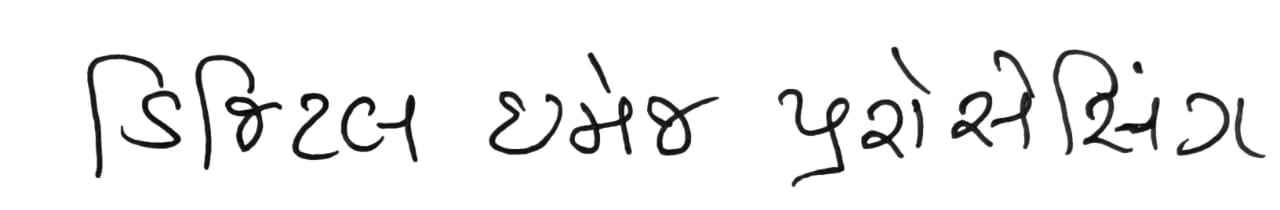
#> input picture Test_Image.jpeg, 1280 x 210 px, found by its file name
$ python test.py
#> lines starting #> are read from the running program, lines starting #| are printed output that depends on the picture; after the words box and inside, x2 and y2 are one past the last pixel; in counts of white or black regions, pixels touching at a corner belong together
import cv2
import numpy as np

def calculate_density(binary_image):
    return np.sum(binary_image) / (binary_image.size * 255)

def calculate_transitions(binary_image):
    horizontal_transitions = np.sum(np.abs(np.diff(binary_image, axis=1))) / 255
    vertical_transitions = np.sum(np.abs(np.diff(binary_image, axis=0))) / 255
    return horizontal_transitions, vertical_transitions

def compute_variation(contours):
    heights = [cv2.boundingRect(contour)[3] for contour in contours]
    widths = [cv2.boundingRect(contour)[2] for contour in contours]
    return np.std(heights), np.std(widths) if heights and widths else (0, 0)

def compute_components(binary_image):
    num_labels, labels, stats, _ = cv2.connectedComponentsWithStats(binary_image)
    sizes = stats[1:, cv2.CC_STAT_AREA]
    return num_labels - 1, np.max(sizes) if sizes.size > 0 else 0

def compute_run_lengths(binary_image):
    max_run_length = 0
    total_run_length = 0
    run_count = 0
    for row in binary_image:
        runs = np.where(row[:-1] != row[1:])[0]  # transition points
        run_lengths = np.diff(runs)  # lengths of runs
        if run_lengths.size > 0:
            max_run_length = max(max_run_length, np.max(run_lengths))
            total_run_length += np.sum(run_lengths)
            run_count += run_lengths.size
    avg_run_length = total_run_length / run_count if run_count > 0 else 0
    return max_run_length, avg_run_length

def calculate_distance_between_hulls(hull1, hull2):
    hull1_points = hull1.reshape(-1, 2)
    hull2_points = hull2.reshape(-1, 2)
    min_dist = np.min([np.linalg.norm(p1 - p2) for p1 in hull1_points for p2 in hull2_points])
    return min_dist

def determine_relative_location(features1, features2):
    if features1['centroid_x'] < features2['centroid_x']:
        return 'left'
    elif features1['centroid_x'] > features2['centroid_x']:
        return 'right'
    elif features1['centroid_y'] < features2['centroid_y']:
        return 'top'
    else:
        return 'bottom'

def extract_state_features(contour, binary_image):
    x, y, w, h = cv2.boundingRect(contour)
    aspect_ratio = w / h
    hull = cv2.convexHull(contour)
    num_points_in_convex_hull = len(hull)

    patch = binary_image[y:y+h, x:x+w]
    density = calculate_density(patch)
    horizontal_transitions, vertical_transitions = calculate_transitions(patch)

    return {
        'x': x,
        'y': y,
        'width': w,
        'height': h,
        'aspect_ratio': aspect_ratio,
        'density': density,
        'horizontal_transitions': horizontal_transitions,
        'vertical_transitions': vertical_transitions,
        'num_points_in_convex_hull': num_points_in_convex_hull,
        'centroid_x': x + w / 2,
        'centroid_y': y + h / 2,
    }

def extract_features_from_image(image_path):
    image = cv2.imread(image_path)
#> image is the input picture: shape (210, 1280, 3); min 0, max 255, mean 240.1
    gray = cv2.cvtColor(image, cv2.COLOR_BGR2GRAY)
    _, binary_image = cv2.threshold(gray, 0, 255, cv2.THRESH_BINARY_INV + cv2.THRESH_OTSU)
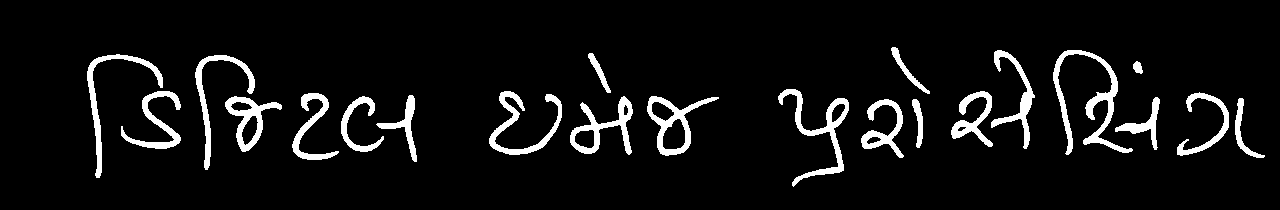
#> binary_image: shape (210, 1280); 6.8% white; 22 white regions

    # Extract global state features
    num_components, max_component_size = compute_components(binary_image)
#> in compute_components, `num_labels, labels, stats, _ = cv2.connectedComponentsWithStats(binary..`:
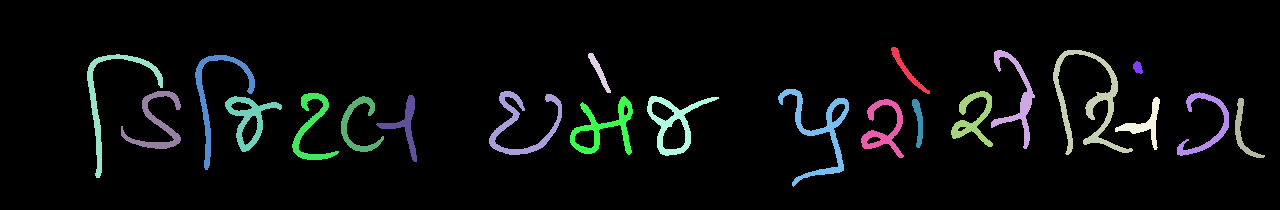
#> labels: shape (210, 1280) int32; 23 distinct labels, from 0 to 22; one colour per label, 0 black
#> in compute_components, `num_labels, labels, stats, _ = cv2.connectedComponentsWithStats(binary..`: num_labels = 23; stats = 23 rows, first 6: [0, 0, 1280, 210, 250655], [891, 47, 39, 47, 311], [991, 50, 44, 99, 971], [1053, 50, 80, 105, 1763], [588, 53, 23, 40, 245], [87, 54, 76, 124, 1099]
#> in compute_components, `sizes = stats[1:, cv2.CC_STAT_AREA]`: sizes = 22 values, max 1763 at index 2, min 90 at index 6, mean 824.8
#> num_components = 22; max_component_size = 1763
    max_run_length, avg_run_length = compute_run_lengths(binary_image)
#> the loop in compute_run_lengths, `for row in binary_image:` made 210 passes
#> (runs, run_lengths, max_run_length, total_run_length, run_count) on passes 48 to 54: ([891, 895], [4], 4, 4, 1), ([890, 897], [7], 7, 11, 2), ([890, 897], [7], 7, 18, 3), ([890, 898, 996, 1001, 1066, 1081], [8, 98, 5, 65, 15], 98, 209, 8), ([891, 898, 994, 1004, 1063, 1085], [7, 96, 10, 59, 22], 98, 403, 13), ([891, 898, 993, 1007, 1062, 1089], [7, 95, 14, 55, 27], 98, 601, 18), ([588, 592, 891, 898, 993, 1008, 1061, 1092], [4, 299, 7, 95, 15, 53, 31], 299, 1105, 25)
#> (run_lengths, max_run_length, total_run_length, run_count) on passes 55 to 59: ([4, 468, 6, 298, 8, 94, 17, 50, 13, 5, 16], 468, 2084, 36), ([21, 86, 13, 361, 6, 299, 7, 94, 18, 48, 8, 17, 12], 468, 3074, 49), ([31, 75, 22, 358, 7, 298, 7, 94, 19, 46, 7, 22, 11], 468, 4071, 62), ([40, 68, 28, 354, 7, 299, 6, 94, 6, 5, 9, 45, 6, 26, 10], 468, 5074, 77), ([45, 63, 32, 353, 7, 299, 6, 93, 5, 9, 8, 42, 6, 29, 9], 468, 6080, 92)
#> after the loop in compute_run_lengths, `for row in binary_image:`: run_count = 4200; total_run_length = 130940
#> in compute_run_lengths, `avg_run_length = total_run_length / run_count if run_count > 0 else 0`: avg_run_length = 31.18
#> max_run_length = 714; avg_run_length = 31.18

    # Find contours/components
    contours, _ = cv2.findContours(binary_image, cv2.RETR_EXTERNAL, cv2.CHAIN_APPROX_SIMPLE)
#> contours = 22 contours; largest, box (x1, y1, x2, y2) and area: (647, 96, 719, 156) 1802, (1053, 50, 1133, 155) 1466, (570, 96, 633, 155) 1335, (225, 96, 282, 152) 1318, (778, 89, 849, 187) 1308
    contours = sorted(contours, key=lambda c: cv2.boundingRect(c)[0])  # Sort contours left-to-right

    # Extract state features for each contour
    state_features = [extract_state_features(c, binary_image) for c in contours]
#> in extract_state_features, `patch = binary_image[y:y+h, x:x+w]`: patch: shape (124, 76); 17.6% white; 3 white regions, box (x1, y1, x2, y2) and area: (0, 0, 76, 124) 1099, (55, 37, 76, 75) 308, (34, 72, 76, 95) 255
#> in extract_state_features, `density = calculate_density(patch)`: density = 0.176
#> in calculate_transitions, `horizontal_transitions = np.sum(np.abs(np.diff(binary_image, axis=1)))..`: horizontal_transitions = 204.7
#> in calculate_transitions, `vertical_transitions = np.sum(np.abs(np.diff(binary_image, axis=0))) /..`: vertical_transitions = 161.6
#> in extract_state_features, `horizontal_transitions, vertical_transitions = calculate_transitions(p..`: horizontal_transitions = 204.7; vertical_transitions = 161.6
#> in extract_state_features (call 2), `patch = binary_image[y:y+h, x:x+w]`: patch: shape (58, 60); 27% white; 1 white region, box (x1, y1, x2, y2) and area: (0, 0, 60, 58) 940
#> in extract_state_features (call 3), `patch = binary_image[y:y+h, x:x+w]`: patch: shape (115, 60); 24.6% white; 2 white regions, box (x1, y1, x2, y2) and area: (0, 0, 60, 115) 1019, (30, 41, 60, 97) 677
#> in extract_state_features (call 4), `patch = binary_image[y:y+h, x:x+w]`: patch: shape (56, 57); 31.6% white; 1 white region, box (x1, y1, x2, y2) and area: (0, 0, 57, 56) 1009
#> in extract_state_features (call 5), `patch = binary_image[y:y+h, x:x+w]`: patch: shape (67, 47); 26.5% white; 1 white region, box (x1, y1, x2, y2) and area: (0, 0, 47, 67) 835
#> in extract_state_features (call 6), `patch = binary_image[y:y+h, x:x+w]`: patch: shape (56, 43); 28.6% white; 2 white regions, box (x1, y1, x2, y2) and area: (0, 0, 43, 56) 653, (35, 27, 43, 33) 36
#> in extract_state_features (call 7), `patch = binary_image[y:y+h, x:x+w]`: patch: shape (67, 41); 23.7% white; 2 white regions, box (x1, y1, x2, y2) and area: (0, 0, 41, 67) 610, (0, 41, 8, 53) 42
#> in extract_state_features (call 8), `patch = binary_image[y:y+h, x:x+w]`: patch: shape (64, 73); 24.9% white; 1 white region, box (x1, y1, x2, y2) and area: (0, 0, 73, 64) 1164
#> in extract_state_features (call 9), `patch = binary_image[y:y+h, x:x+w]`: patch: shape (59, 63); 31.4% white; 1 white region, box (x1, y1, x2, y2) and area: (0, 0, 63, 59) 1167
#> in extract_state_features (call 10), `patch = binary_image[y:y+h, x:x+w]`: patch: shape (40, 23); 26.6% white; 1 white region, box (x1, y1, x2, y2) and area: (0, 0, 23, 40) 245
#> in extract_state_features (call 11), `patch = binary_image[y:y+h, x:x+w]`: patch: shape (60, 72); 26.6% white; 1 white region, box (x1, y1, x2, y2) and area: (0, 0, 72, 60) 1151
#> in extract_state_features (call 12), `x, y, w, h = cv2.boundingRect(contour)`: x = 778; y = 89; w = 71; h = 98
#> in extract_state_features (call 12), `aspect_ratio = w / h`: aspect_ratio = 0.724
#> in extract_state_features (call 12), `patch = binary_image[y:y+h, x:x+w]`:
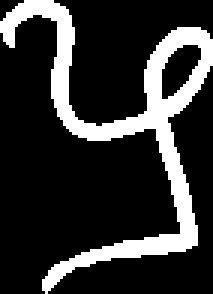
#> patch: shape (98, 71) (shown 3 times larger); 19.8% white; 1 white region, box (x1, y1, x2, y2) and area: (0, 0, 71, 98) 1377
#> in extract_state_features (call 12), `density = calculate_density(patch)`: density = 0.198
#> in extract_state_features (call 12), `horizontal_transitions, vertical_transitions = calculate_transitions(p..`: horizontal_transitions = 160.6; vertical_transitions = 135.6
#> in extract_state_features (call 13), `patch = binary_image[y:y+h, x:x+w]`: patch: shape (59, 43); 34.2% white; 1 white region, box (x1, y1, x2, y2) and area: (0, 0, 43, 59) 867
#> in extract_state_features (call 14), `patch = binary_image[y:y+h, x:x+w]`: patch: shape (47, 39); 17% white; 1 white region, box (x1, y1, x2, y2) and area: (0, 0, 39, 47) 311
#> in extract_state_features (call 16), `patch = binary_image[y:y+h, x:x+w]`: patch: shape (56, 42); 36.8% white; 2 white regions (1 under 20 px), largest, box (x1, y1, x2, y2) and area: (0, 0, 42, 56) 853
#> in extract_state_features (call 17), `patch = binary_image[y:y+h, x:x+w]`: patch: shape (99, 44); 22.8% white; 3 white regions (2 under 20 px), largest, box (x1, y1, x2, y2) and area: (0, 0, 44, 99) 971
#> in extract_state_features (call 18), `x, y, w, h = cv2.boundingRect(contour)`: x = 1053; w = 80; h = 105
#> in extract_state_features (call 18), `aspect_ratio = w / h`: aspect_ratio = 0.762
#> in extract_state_features (call 18), `patch = binary_image[y:y+h, x:x+w]`:
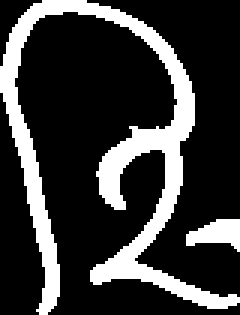
#> patch: shape (105, 80) (shown 3 times larger); 22.5% white; 2 white regions, box (x1, y1, x2, y2) and area: (0, 0, 80, 105) 1763, (62, 73, 80, 84) 124
#> in extract_state_features (call 18), `density = calculate_density(patch)`: density = 0.225
#> in extract_state_features (call 18), `horizontal_transitions, vertical_transitions = calculate_transitions(p..`: horizontal_transitions = 232.9; vertical_transitions = 177.7
#> in extract_state_features (call 19), `x, y, w, h = cv2.boundingRect(contour)`: x = 1115; y = 97; w = 45; h = 53
#> in extract_state_features (call 19), `aspect_ratio = w / h`: aspect_ratio = 0.849
#> in extract_state_features (call 19), `patch = binary_image[y:y+h, x:x+w]`:
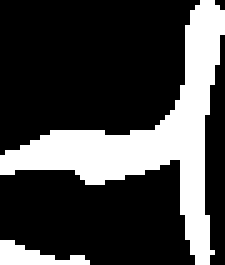
#> patch: shape (53, 45) (shown 5 times larger); 26.5% white; 2 white regions, box (x1, y1, x2, y2) and area: (0, 0, 45, 53) 585, (0, 48, 18, 53) 48
#> in extract_state_features (call 19), `density = calculate_density(patch)`: density = 0.265
#> in extract_state_features (call 19), `horizontal_transitions, vertical_transitions = calculate_transitions(p..`: horizontal_transitions = 57.24; vertical_transitions = 62.17
#> in extract_state_features (call 21), `x, y, w, h = cv2.boundingRect(contour)`: x = 1177; y = 92; w = 52; h = 64
#> in extract_state_features (call 21), `aspect_ratio = w / h`: aspect_ratio = 0.812
#> in extract_state_features (call 21), `patch = binary_image[y:y+h, x:x+w]`:
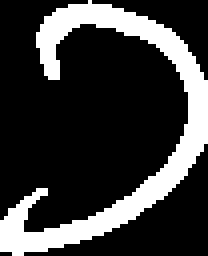
#> patch: shape (64, 52) (shown 4 times larger); 22.7% white; 1 white region, box (x1, y1, x2, y2) and area: (0, 0, 52, 64) 756
#> in extract_state_features (call 21), `density = calculate_density(patch)`: density = 0.227
#> in extract_state_features (call 21), `horizontal_transitions, vertical_transitions = calculate_transitions(p..`: horizontal_transitions = 81.29; vertical_transitions = 96.37
#> in extract_state_features (call 22), `x, y, w, h = cv2.boundingRect(contour)`: x = 1235; y = 98; w = 30; h = 60
#> in extract_state_features (call 22), `aspect_ratio = w / h`: aspect_ratio = 0.5
#> in extract_state_features (call 22), `patch = binary_image[y:y+h, x:x+w]`:
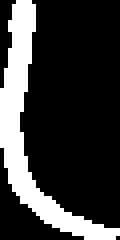
#> patch: shape (60, 30) (shown 4 times larger); 22.2% white; 1 white region, box (x1, y1, x2, y2) and area: (0, 0, 30, 60) 399
#> in extract_state_features (call 22), `density = calculate_density(patch)`: density = 0.222
#> in extract_state_features (call 22), `horizontal_transitions, vertical_transitions = calculate_transitions(p..`: horizontal_transitions = 45.23; vertical_transitions = 31.11
#> state_features = 22 items

    # Compute transitional features
    transition_features_list = []
    for i in range(len(contours) - 1):
        hull1 = cv2.convexHull(contours[i])
        hull2 = cv2.convexHull(contours[i + 1])

        features = {}
        features['relative_location'] = determine_relative_location(state_features[i], state_features[i + 1])
        features['convex_hull_distance'] = calculate_distance_between_hulls(hull1, hull2)
        features['ratio_of_aspect_ratios'] = state_features[i]['aspect_ratio'] / state_features[i + 1]['aspect_ratio']
        features['ratio_of_number_of_components'] = num_components  # This would be the same for all as we consider the whole image

        transition_features_list.append(features)
#> this loop made 21 passes
#> min_dist in calculate_distance_between_hulls on passes 1 to 12: 6.4, 26.17, 8.6, 21.54, 11.4, 9.85, 73.98, 15.52, 13.6, 39.05, 60.01, 19
#> after the loop, transition_features_list = 21 items

    # Combine all features
    all_features = {
        'global': {
            'num_components': num_components,
            'max_component_size': max_component_size,
            'max_run_length': max_run_length,
            'avg_run_length': avg_run_length,
        },
        'state': state_features,
        'transition': transition_features_list,
    }
    return all_features

# Usage
image_path = '/home/tanishpatel01/DIP_23CP311T_Project/Test_Image.jpeg'
all_features = extract_features_from_image(image_path)
#> all_features = 3 items
print(all_features)
#> (printed output is left out)
